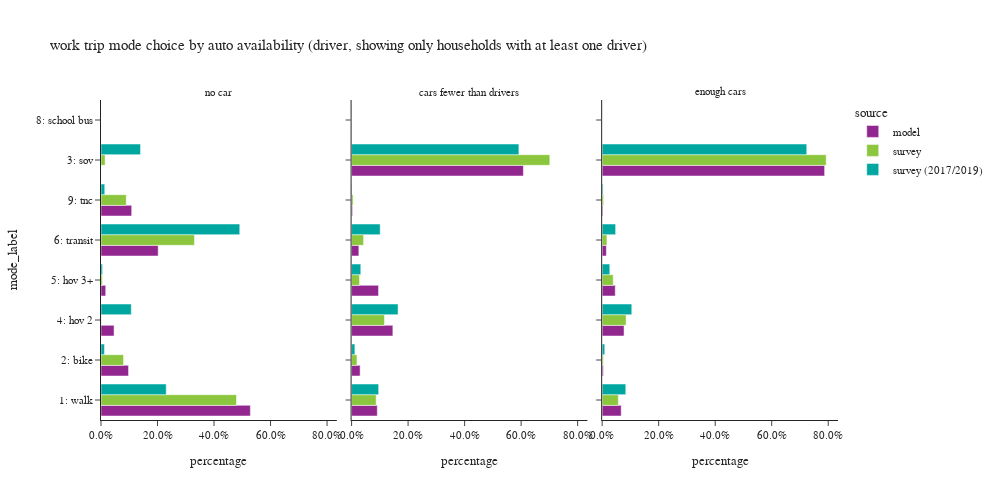

The code cell stored with this chart in its notebook:
### Code cell
plot_mode_choice(wk_trip.loc[wk_trip['auto_available_driver']!="no dirver"],"auto_available_driver",
                 {"auto_available_driver":["no car", "cars fewer than drivers","enough cars"],
                  "tmodetp_label":["1: walk","2: bike","3: sov","4: hov 2","5: hov 3+","6: transit",
                                   "8: school bus","9: other–survey only"]},
                 "auto availability (driver, showing only households with at least one driver)",3,500,1000)

### Figure 1 — Plotly figure (JSON) as saved in the notebook; plotly's stock layout.template omitted (floating-point values rounded to 4 significant figures)
{"data": [{"alignmentgroup": "True", "customdata": [[26331], [4855], [2302], [833], [10081], [5411]], "hovertemplate": "source=model<br>auto_available_driver=no car<br>percentage=%{x}<br>mode_label=%{y}<br>sample count=%{customdata[0]}<extra></extra>", "legendgroup": "model", "marker": {"color": "#91268F", "pattern": {"shape": ""}}, "name": "model", "offsetgroup": "model", "orientation": "h", "showlegend": true, "textposition": "auto", "type": "bar", "x": [0.5286, 0.09746, 0.04621, 0.01672, 0.2024, 0.1086], "xaxis": "x", "y": ["1: walk", "2: bike", "4: hov 2", "5: hov 3+", "6: transit", "9: tnc"], "yaxis": "y"}, {"alignmentgroup": "True", "customdata": [[53373], [17747], [356559], [85666], [55933], [15092], [24], [2011]], "hovertemplate": "source=model<br>auto_available_driver=cars fewer than drivers<br>percentage=%{x}<br>mode_label=%{y}<br>sample count=%{customdata[0]}<extra></extra>", "legendgroup": "model", "marker": {"color": "#91268F", "pattern": {"shape": ""}}, "name": "model", "offsetgroup": "model", "orientation": "h", "showlegend": false, "textposition": "auto", "type": "bar", "x": [0.09102, 0.03026, 0.608, 0.1461, 0.09538, 0.02574, 4.093e-05, 0.003429], "xaxis": "x2", "y": ["1: walk", "2: bike", "3: sov", "4: hov 2", "5: hov 3+", "6: transit", "8: school bus", "9: tnc"], "yaxis": "y2"}, {"alignmentgroup": "True", "customdata": [[94320], [5478], [1101669], [108409], [64832], [20827], [6], [3778]], "hovertemplate": "source=model<br>auto_available_driver=enough cars<br>percentage=%{x}<br>mode_label=%{y}<br>sample count=%{customdata[0]}<extra></extra>", "legendgroup": "model", "marker": {"color": "#91268F", "pattern": {"shape": ""}}, "name": "model", "offsetgroup": "model", "orientation": "h", "showlegend": false, "textposition": "auto", "type": "bar", "x": [0.0674, 0.003915, 0.7873, 0.07747, 0.04633, 0.01488, 4.288e-06, 0.0027], "xaxis": "x3", "y": ["1: walk", "2: bike", "3: sov", "4: hov 2", "5: hov 3+", "6: transit", "8: school bus", "9: tnc"], "yaxis": "y3"}, {"alignmentgroup": "True", "customdata": [[106], [35], [7], [2], [2], [94], [7]], "hovertemplate": "source=survey<br>auto_available_driver=no car<br>percentage=%{x}<br>mode_label=%{y}<br>sample count=%{customdata[0]}<extra></extra>", "legendgroup": "survey", "marker": {"color": "#8CC63E", "pattern": {"shape": ""}}, "name": "survey", "offsetgroup": "survey", "orientation": "h", "showlegend": true, "textposition": "auto", "type": "bar", "x": [0.4795, 0.07986, 0.01454, 0.001073, 0.004781, 0.3308, 0.0895], "xaxis": "x", "y": ["1: walk", "2: bike", "3: sov", "4: hov 2", "5: hov 3+", "6: transit", "9: tnc"], "yaxis": "y"}, {"alignmentgroup": "True", "customdata": [[97], [56], [345], [61], [18], [81], [3]], "hovertemplate": "source=survey<br>auto_available_driver=cars fewer than drivers<br>percentage=%{x}<br>mode_label=%{y}<br>sample count=%{customdata[0]}<extra></extra>", "legendgroup": "survey", "marker": {"color": "#8CC63E", "pattern": {"shape": ""}}, "name": "survey", "offsetgroup": "survey", "orientation": "h", "showlegend": false, "textposition": "auto", "type": "bar", "x": [0.08701, 0.01907, 0.7016, 0.1165, 0.028, 0.0425, 0.005384], "xaxis": "x2", "y": ["1: walk", "2: bike", "3: sov", "4: hov 2", "5: hov 3+", "6: transit", "9: tnc"], "yaxis": "y2"}, {"alignmentgroup": "True", "customdata": [[146], [32], [1245], [73], [40], [73], [4]], "hovertemplate": "source=survey<br>auto_available_driver=enough cars<br>percentage=%{x}<br>mode_label=%{y}<br>sample count=%{customdata[0]}<extra></extra>", "legendgroup": "survey", "marker": {"color": "#8CC63E", "pattern": {"shape": ""}}, "name": "survey", "offsetgroup": "survey", "orientation": "h", "showlegend": false, "textposition": "auto", "type": "bar", "x": [0.05727, 0.004029, 0.7929, 0.08476, 0.03913, 0.01693, 0.004974], "xaxis": "x3", "y": ["1: walk", "2: bike", "3: sov", "4: hov 2", "5: hov 3+", "6: transit", "9: tnc"], "yaxis": "y3"}, {"alignmentgroup": "True", "customdata": [[394], [49], [28], [12], [5], [387], [38]], "hovertemplate": "source=survey (2017/2019)<br>auto_available_driver=no car<br>percentage=%{x}<br>mode_label=%{y}<br>sample count=%{customdata[0]}<extra></extra>", "legendgroup": "survey (2017/2019)", "marker": {"color": "#00A7A0", "pattern": {"shape": ""}}, "name": "survey (2017/2019)", "offsetgroup": "survey (2017/2019)", "orientation": "h", "showlegend": true, "textposition": "auto", "type": "bar", "x": [0.2308, 0.01226, 0.1399, 0.1072, 0.005391, 0.491, 0.01328], "xaxis": "x", "y": ["1: walk", "2: bike", "3: sov", "4: hov 2", "5: hov 3+", "6: transit", "9: tnc"], "yaxis": "y"}, {"alignmentgroup": "True", "customdata": [[471], [94], [723], [254], [82], [535], [8], [25]], "hovertemplate": "source=survey (2017/2019)<br>auto_available_driver=cars fewer than drivers<br>percentage=%{x}<br>mode_label=%{y}<br>sample count=%{customdata[0]}<extra></extra>", "legendgroup": "survey (2017/2019)", "marker": {"color": "#00A7A0", "pattern": {"shape": ""}}, "name": "survey (2017/2019)", "offsetgroup": "survey (2017/2019)", "orientation": "h", "showlegend": false, "textposition": "auto", "type": "bar", "x": [0.09587, 0.01177, 0.5921, 0.1646, 0.03261, 0.1012, 0.000444, 0.001418], "xaxis": "x2", "y": ["1: walk", "2: bike", "3: sov", "4: hov 2", "5: hov 3+", "6: transit", "8: school bus", "9: tnc"], "yaxis": "y2"}, {"alignmentgroup": "True", "customdata": [[610], [96], [2752], [329], [104], [552], [4], [28]], "hovertemplate": "source=survey (2017/2019)<br>auto_available_driver=enough cars<br>percentage=%{x}<br>mode_label=%{y}<br>sample count=%{customdata[0]}<extra></extra>", "legendgroup": "survey (2017/2019)", "marker": {"color": "#00A7A0", "pattern": {"shape": ""}}, "name": "survey (2017/2019)", "offsetgroup": "survey (2017/2019)", "orientation": "h", "showlegend": false, "textposition": "auto", "type": "bar", "x": [0.08364, 0.009289, 0.7241, 0.1048, 0.027, 0.0477, 0.0002007, 0.003234], "xaxis": "x3", "y": ["1: walk", "2: bike", "3: sov", "4: hov 2", "5: hov 3+", "6: transit", "8: school bus", "9: tnc"], "yaxis": "y3"}], "layout": {"annotations": [{"font": {}, "showarrow": false, "text": "no car", "x": 0.16, "xanchor": "center", "xref": "paper", "y": 1.0, "yanchor": "bottom", "yref": "paper"}, {"font": {}, "showarrow": false, "text": "cars fewer than drivers", "x": 0.5, "xanchor": "center", "xref": "paper", "y": 1.0, "yanchor": "bottom", "yref": "paper"}, {"font": {}, "showarrow": false, "text": "enough cars", "x": 0.84, "xanchor": "center", "xref": "paper", "y": 1.0, "yanchor": "bottom", "yref": "paper"}], "barmode": "group", "height": 500, "legend": {"title": {"text": "source"}, "tracegroupgap": 0}, "title": {"text": "work trip mode choice by auto availability (driver, showing only households with at least one driver)"}, "width": 1000, "xaxis": {"anchor": "y", "domain": [0.0, 0.32], "tickformat": ".1%", "title": {"text": "percentage"}}, "xaxis2": {"anchor": "y2", "domain": [0.34, 0.66], "matches": "x", "tickformat": ".1%", "title": {"text": "percentage"}}, "xaxis3": {"anchor": "y3", "domain": [0.68, 1.0], "matches": "x", "tickformat": ".1%", "title": {"text": "percentage"}}, "yaxis": {"anchor": "x", "domain": [0.0, 1.0], "title": {"text": "mode_label"}}, "yaxis2": {"anchor": "x2", "domain": [0.0, 1.0], "matches": "y", "showticklabels": false}, "yaxis3": {"anchor": "x3", "domain": [0.0, 1.0], "matches": "y", "showticklabels": false}}}
